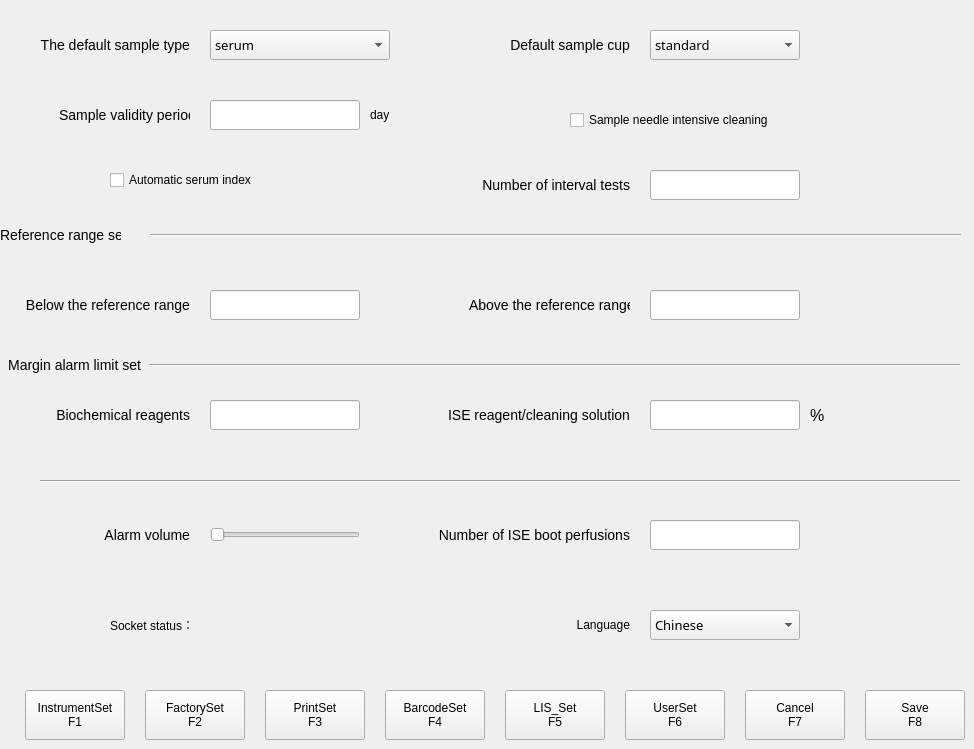
     <widget class="QWidget" name="tab">
      <attribute name="title">
       <string>SystemSet</string>
      </attribute>
      <widget class="QLabel" name="label">
       <property name="geometry">
        <rect>
         <x>29</x>
         <y>30</y>
         <width>161</width>
         <height>30</height>
        </rect>
       </property>
       <property name="text">
        <string>&lt;html&gt;&lt;head/&gt;&lt;body&gt;&lt;p align=&quot;right&quot;&gt;&lt;span style=&quot; font-family:'Calibri'; font-size:10.5pt;&quot;&gt;The default sample type&lt;/span&gt;&lt;/p&gt;&lt;/body&gt;&lt;/html&gt;</string>
       </property>
       <property name="textFormat">
        <enum>Qt::AutoText</enum>
       </property>
       <property name="alignment">
        <set>Qt::AlignRight|Qt::AlignTrailing|Qt::AlignVCenter</set>
       </property>
      </widget>
      <widget class="QLabel" name="label_2">
       <property name="geometry">
        <rect>
         <x>509</x>
         <y>30</y>
         <width>121</width>
         <height>30</height>
        </rect>
       </property>
       <property name="text">
        <string>&lt;html&gt;&lt;head/&gt;&lt;body&gt;&lt;p align=&quot;right&quot;&gt;&lt;span style=&quot; font-family:'Calibri'; font-size:10.5pt;&quot;&gt;Default sample cup&lt;/span&gt;&lt;/p&gt;&lt;/body&gt;&lt;/html&gt;</string>
       </property>
       <property name="textFormat">
        <enum>Qt::AutoText</enum>
       </property>
       <property name="alignment">
        <set>Qt::AlignRight|Qt::AlignTrailing|Qt::AlignVCenter</set>
       </property>
      </widget>
      <widget class="QLabel" name="label_3">
       <property name="geometry">
        <rect>
         <x>59</x>
         <y>100</y>
         <width>131</width>
         <height>30</height>
        </rect>
       </property>
       <property name="text">
        <string>&lt;html&gt;&lt;head/&gt;&lt;body&gt;&lt;p align=&quot;right&quot;&gt;&lt;span style=&quot; font-family:'Calibri'; font-size:10.5pt;&quot;&gt;Sample validity period&lt;/span&gt;&lt;/p&gt;&lt;/body&gt;&lt;/html&gt;</string>
       </property>
       <property name="textFormat">
        <enum>Qt::AutoText</enum>
       </property>
       <property name="alignment">
        <set>Qt::AlignRight|Qt::AlignTrailing|Qt::AlignVCenter</set>
       </property>
      </widget>
      <widget class="QLabel" name="label_4">
       <property name="geometry">
        <rect>
         <x>0</x>
         <y>220</y>
         <width>121</width>
         <height>30</height>
        </rect>
       </property>
       <property name="text">
        <string>&lt;html&gt;&lt;head/&gt;&lt;body&gt;&lt;p align=&quot;right&quot;&gt;&lt;span style=&quot; font-family:'Calibri'; font-size:10.5pt;&quot;&gt;Reference range set&lt;/span&gt;&lt;/p&gt;&lt;/body&gt;&lt;/html&gt;</string>
       </property>
       <property name="textFormat">
        <enum>Qt::AutoText</enum>
       </property>
       <property name="alignment">
        <set>Qt::AlignCenter</set>
       </property>
      </widget>
      <widget class="QLabel" name="label_5">
       <property name="geometry">
        <rect>
         <x>49</x>
         <y>400</y>
         <width>141</width>
         <height>30</height>
        </rect>
       </property>
       <property name="text">
        <string>&lt;html&gt;&lt;head/&gt;&lt;body&gt;&lt;p align=&quot;right&quot;&gt;&lt;span style=&quot; font-family:'Calibri'; font-size:10.5pt;&quot;&gt;Biochemical reagents&lt;/span&gt;&lt;/p&gt;&lt;/body&gt;&lt;/html&gt;</string>
       </property>
       <property name="textFormat">
        <enum>Qt::AutoText</enum>
       </property>
       <property name="alignment">
        <set>Qt::AlignRight|Qt::AlignTrailing|Qt::AlignVCenter</set>
       </property>
      </widget>
      <widget class="QLabel" name="label_6">
       <property name="geometry">
        <rect>
         <x>409</x>
         <y>520</y>
         <width>221</width>
         <height>30</height>
        </rect>
       </property>
       <property name="text">
        <string>&lt;html&gt;&lt;head/&gt;&lt;body&gt;&lt;p align=&quot;right&quot;&gt;&lt;span style=&quot; font-family:'Calibri'; font-size:10.5pt;&quot;&gt;Number of ISE boot perfusions&lt;/span&gt;&lt;/p&gt;&lt;/body&gt;&lt;/html&gt;</string>
       </property>
       <property name="textFormat">
        <enum>Qt::AutoText</enum>
       </property>
       <property name="alignment">
        <set>Qt::AlignRight|Qt::AlignTrailing|Qt::AlignVCenter</set>
       </property>
      </widget>
      <widget class="QLabel" name="label_7">
       <property name="geometry">
        <rect>
         <x>0</x>
         <y>350</y>
         <width>141</width>
         <height>30</height>
        </rect>
       </property>
       <property name="text">
        <string>&lt;html&gt;&lt;head/&gt;&lt;body&gt;&lt;p align=&quot;right&quot;&gt;&lt;span style=&quot; font-family:'Calibri'; font-size:10.5pt;&quot;&gt;Margin alarm limit set&lt;/span&gt;&lt;/p&gt;&lt;/body&gt;&lt;/html&gt;</string>
       </property>
       <property name="textFormat">
        <enum>Qt::AutoText</enum>
       </property>
       <property name="alignment">
        <set>Qt::AlignCenter</set>
       </property>
      </widget>
      <widget class="QLabel" name="label_8">
       <property name="geometry">
        <rect>
         <x>99</x>
         <y>520</y>
         <width>91</width>
         <height>30</height>
        </rect>
       </property>
       <property name="text">
        <string>&lt;html&gt;&lt;head/&gt;&lt;body&gt;&lt;p align=&quot;right&quot;&gt;&lt;span style=&quot; font-family:'Calibri'; font-size:10.5pt;&quot;&gt;Alarm volume&lt;/span&gt;&lt;/p&gt;&lt;/body&gt;&lt;/html&gt;</string>
       </property>
       <property name="textFormat">
        <enum>Qt::AutoText</enum>
       </property>
       <property name="alignment">
        <set>Qt::AlignRight|Qt::AlignTrailing|Qt::AlignVCenter</set>
       </property>
      </widget>
      <widget class="QLabel" name="label_11">
       <property name="geometry">
        <rect>
         <x>439</x>
         <y>400</y>
         <width>191</width>
         <height>30</height>
        </rect>
       </property>
       <property name="text">
        <string>&lt;html&gt;&lt;head/&gt;&lt;body&gt;&lt;p align=&quot;right&quot;&gt;&lt;span style=&quot; font-family:'Calibri'; font-size:10.5pt;&quot;&gt;ISE reagent/cleaning solution&lt;/span&gt;&lt;/p&gt;&lt;/body&gt;&lt;/html&gt;</string>
       </property>
       <property name="textFormat">
        <enum>Qt::AutoText</enum>
       </property>
       <property name="alignment">
        <set>Qt::AlignRight|Qt::AlignTrailing|Qt::AlignVCenter</set>
       </property>
      </widget>
      <widget class="QLabel" name="label_12">
       <property name="geometry">
        <rect>
         <x>469</x>
         <y>290</y>
         <width>161</width>
         <height>30</height>
        </rect>
       </property>
       <property name="text">
        <string>&lt;html&gt;&lt;head/&gt;&lt;body&gt;&lt;p align=&quot;right&quot;&gt;&lt;span style=&quot; font-family:'Calibri'; font-size:10.5pt;&quot;&gt;Above the reference range&lt;/span&gt;&lt;/p&gt;&lt;/body&gt;&lt;/html&gt;</string>
       </property>
       <property name="textFormat">
        <enum>Qt::AutoText</enum>
       </property>
       <property name="alignment">
        <set>Qt::AlignRight|Qt::AlignTrailing|Qt::AlignVCenter</set>
       </property>
      </widget>
      <widget class="QLabel" name="label_13">
       <property name="geometry">
        <rect>
         <x>19</x>
         <y>290</y>
         <width>171</width>
         <height>30</height>
        </rect>
       </property>
       <property name="text">
        <string>&lt;html&gt;&lt;head/&gt;&lt;body&gt;&lt;p align=&quot;right&quot;&gt;&lt;span style=&quot; font-family:'Calibri'; font-size:10.5pt;&quot;&gt;Below the reference range&lt;/span&gt;&lt;/p&gt;&lt;/body&gt;&lt;/html&gt;</string>
       </property>
       <property name="textFormat">
        <enum>Qt::AutoText</enum>
       </property>
       <property name="alignment">
        <set>Qt::AlignRight|Qt::AlignTrailing|Qt::AlignVCenter</set>
       </property>
      </widget>
      <widget class="QLabel" name="label_14">
       <property name="geometry">
        <rect>
         <x>469</x>
         <y>170</y>
         <width>161</width>
         <height>30</height>
        </rect>
       </property>
       <property name="text">
        <string>&lt;html&gt;&lt;head/&gt;&lt;body&gt;&lt;p align=&quot;right&quot;&gt;&lt;span style=&quot; font-family:'Calibri'; font-size:10.5pt;&quot;&gt;Number of interval tests&lt;/span&gt;&lt;/p&gt;&lt;/body&gt;&lt;/html&gt;</string>
       </property>
       <property name="textFormat">
        <enum>Qt::AutoText</enum>
       </property>
       <property name="alignment">
        <set>Qt::AlignRight|Qt::AlignTrailing|Qt::AlignVCenter</set>
       </property>
      </widget>
      <widget class="QCheckBox" name="checkBox_serum_index">
       <property name="geometry">
        <rect>
         <x>110</x>
         <y>170</y>
         <width>161</width>
         <height>20</height>
        </rect>
       </property>
       <property name="text">
        <string>Automatic serum index</string>
       </property>
      </widget>
      <widget class="QCheckBox" name="checkBox_needle_clean">
       <property name="geometry">
        <rect>
         <x>570</x>
         <y>110</y>
         <width>251</width>
         <height>20</height>
        </rect>
       </property>
       <property name="text">
        <string>Sample needle intensive cleaning</string>
       </property>
      </widget>
      <widget class="Line" name="line">
       <property name="geometry">
        <rect>
         <x>150</x>
         <y>225</y>
         <width>811</width>
         <height>20</height>
        </rect>
       </property>
       <property name="orientation">
        <enum>Qt::Horizontal</enum>
       </property>
      </widget>
      <widget class="Line" name="line_2">
       <property name="geometry">
        <rect>
         <x>149</x>
         <y>355</y>
         <width>811</width>
         <height>20</height>
        </rect>
       </property>
       <property name="orientation">
        <enum>Qt::Horizontal</enum>
       </property>
      </widget>
      <widget class="Line" name="line_3">
       <property name="geometry">
        <rect>
         <x>40</x>
         <y>480</y>
         <width>920</width>
         <height>2</height>
        </rect>
       </property>
       <property name="orientation">
        <enum>Qt::Horizontal</enum>
       </property>
      </widget>
      <widget class="QComboBox" name="comboBox_sample_type">
       <property name="geometry">
        <rect>
         <x>210</x>
         <y>30</y>
         <width>180</width>
         <height>30</height>
        </rect>
       </property>
       <property name="font">
        <font>
         <family>Microsoft YaHei</family>
         <pointsize>10</pointsize>
         <kerning>true</kerning>
        </font>
       </property>
       <item>
        <property name="text">
         <string>serum</string>
        </property>
       </item>
       <item>
        <property name="text">
         <string>plasma</string>
        </property>
       </item>
       <item>
        <property name="text">
         <string>urine</string>
        </property>
       </item>
       <item>
        <property name="text">
         <string>cerebral medullary fluid</string>
        </property>
       </item>
       <item>
        <property name="text">
         <string>other</string>
        </property>
       </item>
      </widget>
      <widget class="QComboBox" name="comboBox_sample_cup">
       <property name="geometry">
        <rect>
         <x>650</x>
         <y>30</y>
         <width>150</width>
         <height>30</height>
        </rect>
       </property>
       <property name="font">
        <font>
         <family>Microsoft YaHei</family>
         <pointsize>10</pointsize>
        </font>
       </property>
       <property name="maxVisibleItems">
        <number>10</number>
       </property>
       <property name="iconSize">
        <size>
         <width>16</width>
         <height>16</height>
        </size>
       </property>
       <property name="frame">
        <bool>true</bool>
       </property>
       <item>
        <property name="text">
         <string>standard</string>
        </property>
       </item>
       <item>
        <property name="text">
         <string>microcup</string>
        </property>
       </item>
      </widget>
      <widget class="QSlider" name="Slider_alarm_volume">
       <property name="geometry">
        <rect>
         <x>210</x>
         <y>520</y>
         <width>150</width>
         <height>30</height>
        </rect>
       </property>
       <property name="orientation">
        <enum>Qt::Horizontal</enum>
       </property>
      </widget>
      <widget class="QPushButton" name="btn_F1">
       <property name="geometry">
        <rect>
         <x>25</x>
         <y>690</y>
         <width>100</width>
         <height>50</height>
        </rect>
       </property>
       <property name="text">
        <string>InstrumentSet
F1</string>
       </property>
      </widget>
      <widget class="QPushButton" name="btn_F3">
       <property name="geometry">
        <rect>
         <x>265</x>
         <y>690</y>
         <width>100</width>
         <height>50</height>
        </rect>
       </property>
       <property name="text">
        <string>PrintSet
F3</string>
       </property>
      </widget>
      <widget class="QPushButton" name="btn_F5">
       <property name="geometry">
        <rect>
         <x>505</x>
         <y>690</y>
         <width>100</width>
         <height>50</height>
        </rect>
       </property>
       <property name="text">
        <string>LIS_Set
F5</string>
       </property>
      </widget>
      <widget class="QPushButton" name="btn_F4">
       <property name="geometry">
        <rect>
         <x>385</x>
         <y>690</y>
         <width>100</width>
         <height>50</height>
        </rect>
       </property>
       <property name="text">
        <string>BarcodeSet
F4</string>
       </property>
      </widget>
      <widget class="QPushButton" name="btn_F7_cancel">
       <property name="geometry">
        <rect>
         <x>745</x>
         <y>690</y>
         <width>100</width>
         <height>50</height>
        </rect>
       </property>
       <property name="text">
        <string>Cancel
F7</string>
       </property>
      </widget>
      <widget class="QPushButton" name="btn_F8_save">
       <property name="geometry">
        <rect>
         <x>865</x>
         <y>690</y>
         <width>100</width>
         <height>50</height>
        </rect>
       </property>
       <property name="text">
        <string>Save
F8</string>
       </property>
      </widget>
      <widget class="QPushButton" name="btn_F6">
       <property name="geometry">
        <rect>
         <x>625</x>
         <y>690</y>
         <width>100</width>
         <height>50</height>
        </rect>
       </property>
       <property name="text">
        <string>UserSet
F6</string>
       </property>
      </widget>
      <widget class="QPushButton" name="btn_F2">
       <property name="geometry">
        <rect>
         <x>145</x>
         <y>690</y>
         <width>100</width>
         <height>50</height>
        </rect>
       </property>
       <property name="text">
        <string>FactorySet
F2</string>
       </property>
      </widget>
      <widget class="QLineEdit" name="lineEdit_perfusion_num">
       <property name="geometry">
        <rect>
         <x>650</x>
         <y>520</y>
         <width>150</width>
         <height>30</height>
        </rect>
       </property>
      </widget>
      <widget class="QLineEdit" name="lineEdit_bio_reagent">
       <property name="geometry">
        <rect>
         <x>210</x>
         <y>400</y>
         <width>150</width>
         <height>30</height>
        </rect>
       </property>
      </widget>
      <widget class="QLineEdit" name="lineEdit_ISE_reagent">
       <property name="geometry">
        <rect>
         <x>650</x>
         <y>400</y>
         <width>150</width>
         <height>30</height>
        </rect>
       </property>
      </widget>
      <widget class="QLineEdit" name="lineEdit_above_range">
       <property name="geometry">
        <rect>
         <x>650</x>
         <y>290</y>
         <width>150</width>
         <height>30</height>
        </rect>
       </property>
      </widget>
      <widget class="QLineEdit" name="lineEdit_test_num">
       <property name="geometry">
        <rect>
         <x>650</x>
         <y>170</y>
         <width>150</width>
         <height>30</height>
        </rect>
       </property>
      </widget>
      <widget class="QLineEdit" name="lineEdit_validity_period">
       <property name="geometry">
        <rect>
         <x>210</x>
         <y>100</y>
         <width>150</width>
         <height>30</height>
        </rect>
       </property>
      </widget>
      <widget class="QLineEdit" name="lineEdit_below_range">
       <property name="geometry">
        <rect>
         <x>210</x>
         <y>290</y>
         <width>150</width>
         <height>30</height>
        </rect>
       </property>
      </widget>
      <widget class="QLabel" name="label_25">
       <property name="geometry">
        <rect>
         <x>370</x>
         <y>100</y>
         <width>50</width>
         <height>30</height>
        </rect>
       </property>
       <property name="text">
        <string>day</string>
       </property>
      </widget>
      <widget class="QLabel" name="label_9">
       <property name="geometry">
        <rect>
         <x>810</x>
         <y>400</y>
         <width>50</width>
         <height>30</height>
        </rect>
       </property>
       <property name="font">
        <font>
         <family>Arial</family>
         <pointsize>12</pointsize>
         <weight>50</weight>
         <bold>false</bold>
        </font>
       </property>
       <property name="text">
        <string>%</string>
       </property>
      </widget>
      <widget class="QLabel" name="label_tcp">
       <property name="geometry">
        <rect>
         <x>110</x>
         <y>610</y>
         <width>251</width>
         <height>30</height>
        </rect>
       </property>
       <property name="text">
        <string>&lt;html&gt;&lt;head/&gt;&lt;body&gt;&lt;p&gt;Socket status：&lt;/p&gt;&lt;/body&gt;&lt;/html&gt;</string>
       </property>
       <property name="textFormat">
        <enum>Qt::AutoText</enum>
       </property>
       <property name="alignment">
        <set>Qt::AlignLeading|Qt::AlignLeft|Qt::AlignVCenter</set>
       </property>
      </widget>
      <widget class="QLabel" name="label_10">
       <property name="geometry">
        <rect>
         <x>530</x>
         <y>610</y>
         <width>100</width>
         <height>30</height>
        </rect>
       </property>
       <property name="text">
        <string>&lt;html&gt;&lt;head/&gt;&lt;body&gt;&lt;p align=&quot;right&quot;&gt;Language&lt;/p&gt;&lt;/body&gt;&lt;/html&gt;</string>
       </property>
       <property name="textFormat">
        <enum>Qt::AutoText</enum>
       </property>
       <property name="alignment">
        <set>Qt::AlignRight|Qt::AlignTrailing|Qt::AlignVCenter</set>
       </property>
      </widget>
      <widget class="QComboBox" name="comboBox_language">
       <property name="geometry">
        <rect>
         <x>650</x>
         <y>610</y>
         <width>150</width>
         <height>30</height>
        </rect>
       </property>
       <property name="font">
        <font>
         <family>Microsoft YaHei</family>
         <pointsize>10</pointsize>
        </font>
       </property>
       <property name="maxVisibleItems">
        <number>10</number>
       </property>
       <property name="iconSize">
        <size>
         <width>16</width>
         <height>16</height>
        </size>
       </property>
       <property name="frame">
        <bool>true</bool>
       </property>
       <item>
        <property name="text">
         <string>Chinese</string>
        </property>
       </item>
       <item>
        <property name="text">
         <string>English</string>
        </property>
       </item>
      </widget>
     </widget>
